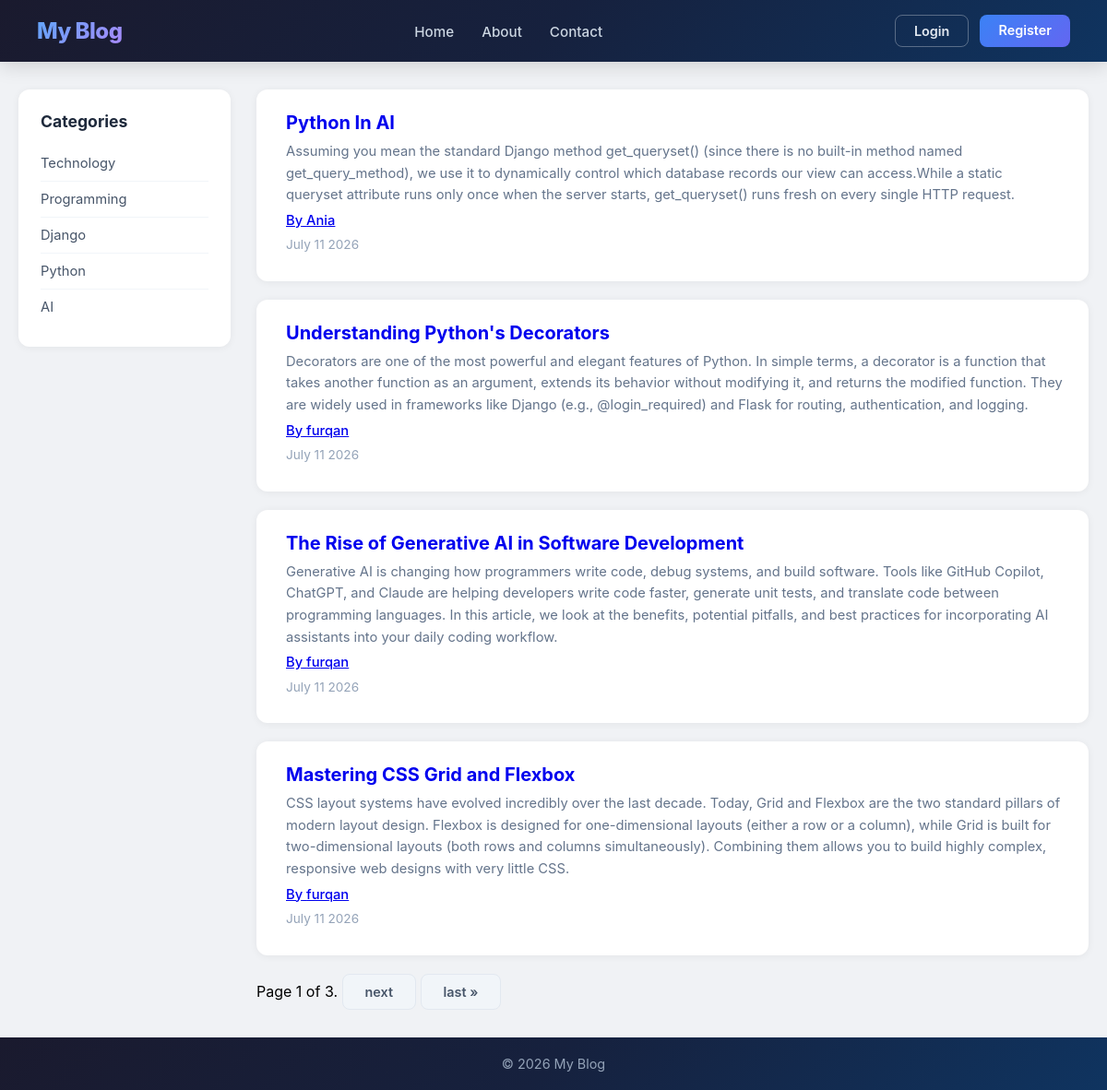
The page / on the database its author committed.
### home/models.py (models this page shows, shortened)
class Post(models.Model):
    title=models.CharField(max_length=100)
    content=models.TextField()
    date_posted = models.DateTimeField(default=timezone.now)
    author=models.ForeignKey(User, on_delete=models.CASCADE)

### home/views.py (the view)
# urls.py: path('', HomeView.as_view(), name='blog-home'),
class HomeView(ListView):
    model= Post
    template_name='home/home.html'
    context_object_name='posts'
    ordering=['-date_posted']
    paginate_by=4

### home/templates/home/home.html (shortened to what this page needs)
{% extends 'home/base.html' %}
{% block content %}
{%for post in posts %}
<div class="post-card">
    <h2> <a class='header-link' href="{% url 'post-detail' post.id  %}">{{ post.title }}</a></h2>
    <p>{{post.content}}</p>
    <p  class="author" >
        <a href="{% url 'user-blog-home' post.author.username %}">By {{ post.author }}</a>
    </p>
    <p class="date">
        {{ post.date_posted|date:'F d Y' }}
    </p>
</div>
{% endfor %}
    {% if is_paginated %}
        <span class="current">
            Page {{ page_obj.number }} of {{ page_obj.paginator.num_pages }}.
        </span>
        {% if page_obj.has_next %}
        <a class="btn-delete-confirm btn-secondary" href="?page={{ page_obj.next_page_number }}">next</a>
        <a class="btn-delete-confirm btn-secondary" href="?page={{ page_obj.paginator.num_pages }}">last &raquo;</a>
        {% endif %}
    {% endif %}
{% endblock %}

### home/templates/home/base.html (shortened to what this page needs)
<!DOCTYPE html>
<html>
<head>
    {% load static %}
    <link rel="stylesheet" href="{% static 'home/style.css' %}?v=1.2">
    <link rel="stylesheet" href="{% static 'users/style.css' %}?v=1.2">
</head>
<body>
    <nav class="navbar">
        <h2 class="logo"><a href="{% url 'blog-home' %}">My Blog</a></h2>
        <ul class="nav-links">
            <li><a href="{% url 'blog-home' %}">Home</a></li>
            <li><a href="{% url 'blog-about' %}">About</a></li>
            <li><a href="{% url 'blog-contact' %}">Contact</a></li>
        </ul>
        <div class="auth-buttons">
            {% if user.is_authenticated %}
            <a href="{% url 'create-post' %}" class="login-btn">Create Post</a>
            <a href="{% url 'profile' %}" class="login-btn">Profile</a>
            <a href="{% url 'logout' %}" class="login-btn">Logout</a>
            {% else %}
            <a href="{% url 'login' %}" class="login-btn">Login</a>
            <a href="{% url 'register' %}" class="register-btn">Register</a>
            {%endif%}
        </div>
    </nav>
    <div class="container">
        <aside class="sidebar">
            <h3>Categories</h3>
            <ul>
                <li>Technology</li>
                <li>Programming</li>
                <li>Django</li>
                <li>Python</li>
                <li>AI</li>
            </ul>
        </aside>
        <main class="content">
            {% block content %}
            {% endblock %}
        </main>
    </div>
    <footer>
        © 2026 My Blog
    </footer>
</body>
</html>

### home/static/home/style.css (style rules this page uses)
* { margin: 0; padding: 0; box-sizing: border-box; font-family: -apple-system, BlinkMacSystemFont, "Segoe UI", Roboto, Helvetica, Arial, sans-serif; }
body { background: #f0f2f5; min-height: 100vh; display: flex; flex-direction: column; }
.navbar { background: linear-gradient(135deg, #1a1a2e 0%, #16213e 50%, #0f3460 100%); color: white; padding: 16px 40px; display: flex; justify-content: space-between; align-items: center; box-shadow: 0 4px 20px rgba(0, 0, 0, 0.15); position: sticky; top: 0; z-index: 100; }
.logo { font-size: 1.5rem; font-weight: 800; letter-spacing: -0.5px; background: linear-gradient(135deg, #60a5fa, #a78bfa); -webkit-background-clip: text; -webkit-text-fill-color: transparent; background-clip: text; }
.nav-links { list-style: none; display: flex; gap: 30px; }
.nav-links a { color: #cbd5e1; text-decoration: none; font-weight: 500; font-size: 0.95rem; transition: color 0.3s ease; position: relative; }
.nav-links a::after { content: ''; position: absolute; bottom: -4px; left: 0; width: 0; height: 2px; background: #60a5fa; transition: width 0.3s ease; }
.auth-buttons { display: flex; gap: 12px; }
.auth-buttons a { text-decoration: none; padding: 8px 20px; border-radius: 8px; font-weight: 600; font-size: 0.9rem; transition: all 0.3s ease; }
.login-btn { color: #e2e8f0; border: 1.5px solid rgba(255, 255, 255, 0.3); background: transparent; }
.register-btn { background: linear-gradient(135deg, #3b82f6, #6366f1); color: white; border: none; }
.container { display: flex; max-width: 1200px; margin: 30px auto; gap: 28px; padding: 0 20px; flex: 1; width: 100%; }
.sidebar { width: 230px; background: #ffffff; padding: 24px; border-radius: 12px; box-shadow: 0 1px 8px rgba(0, 0, 0, 0.06); align-self: flex-start; position: sticky; top: 90px; }
.sidebar h3 { margin-bottom: 16px; font-size: 1.1rem; font-weight: 700; color: #1e293b; }
.sidebar ul { list-style: none; }
.sidebar li { padding: 10px 0; border-bottom: 1px solid #f1f5f9; color: #475569; font-size: 0.92rem; cursor: pointer; transition: color 0.2s ease; }
.sidebar li:last-child { border-bottom: none; }
.content { flex: 1; min-width: 0; }
.header-link { text-decoration: none; }
.post-card { background: #ffffff; padding: 24px 28px; margin-bottom: 20px; border-radius: 12px; box-shadow: 0 1px 8px rgba(0, 0, 0, 0.06); transition: box-shadow 0.3s ease, transform 0.3s ease; border-left: 4px solid transparent; }
.post-card h2 { color: #2563eb; margin-bottom: 8px; font-size: 1.25rem; font-weight: 700; transition: color 0.2s ease; cursor: pointer; }
.post-card p { color: #64748b; font-size: 0.92rem; line-height: 1.6; margin-bottom: 4px; }
.author { color: #475569 !important; font-weight: 500; }
.date { color: #94a3b8 !important; font-size: 0.85rem !important; }
.btn-delete-confirm { padding: 10px 24px; border-radius: 8px; font-weight: 600; font-size: 0.9rem; cursor: pointer; transition: all 0.2s ease; text-decoration: none; display: inline-block; }
.btn-secondary { background: #f1f5f9; color: #475569; border: 1.5px solid #e2e8f0; }
footer { background: linear-gradient(135deg, #1a1a2e 0%, #16213e 50%, #0f3460 100%); color: #94a3b8; text-align: center; padding: 20px; font-size: 0.9rem; margin-top: auto; }

### rows shown on the page
Post: title "Python In AI", content "Assuming you mean the standard Django method get_queryset() (since there is no built-in method named get_query_method), we use it to dynamically control which database records our view can access.While a static queryset attribute runs only once when the server starts, get_queryset() runs fresh on every single HTTP request.", author "Ania", date_posted "July 11 2026"
Post: title "Understanding Python's Decorators", content "Decorators are one of the most powerful and elegant features of Python. In simple terms, a decorator is a function that takes another function as an argument, extends its behavior without modifying it, and returns the modified function. They are widely used in frameworks like Django (e.g., @login_required) and Flask for routing, authentication, and logging.", author "furqan", date_posted "July 11 2026"
Post: title "The Rise of Generative AI in Software Development", content "Generative AI is changing how programmers write code, debug systems, and build software. Tools like GitHub Copilot, ChatGPT, and Claude are helping developers write code faster, generate unit tests, and translate code between programming languages. In this article, we look at the benefits, potential pitfalls, and best practices for incorporating AI assistants into your daily coding workflow.", author "furqan", date_posted "July 11 2026"
Post: title "Mastering CSS Grid and Flexbox", content "CSS layout systems have evolved incredibly over the last decade. Today, Grid and Flexbox are the two standard pillars of modern layout design. Flexbox is designed for one-dimensional layouts (either a row or a column), while Grid is built for two-dimensional layouts (both rows and columns simultaneously). Combining them allows you to build highly complex, responsive web designs with very little CSS.", author "furqan", date_posted "July 11 2026"

### other values the page prints
{{ page_obj.number }} "1"
{{ page_obj.paginator.num_pages }} "3"
